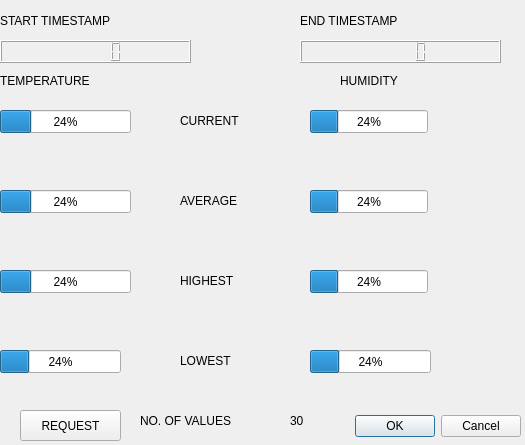
<?xml version="1.0" encoding="UTF-8"?>
<ui version="4.0">
 <class>Dialog</class>
 <widget class="QDialog" name="Dialog">
  <property name="geometry">
   <rect>
    <x>0</x>
    <y>0</y>
    <width>525</width>
    <height>445</height>
   </rect>
  </property>
  <property name="windowTitle">
   <string>Dialog</string>
  </property>
  <widget class="QDialogButtonBox" name="buttonBox">
   <property name="geometry">
    <rect>
     <x>180</x>
     <y>410</y>
     <width>341</width>
     <height>32</height>
    </rect>
   </property>
   <property name="orientation">
    <enum>Qt::Horizontal</enum>
   </property>
   <property name="standardButtons">
    <set>QDialogButtonBox::Cancel|QDialogButtonBox::Ok</set>
   </property>
  </widget>
  <widget class="QLCDNumber" name="lcdNumber">
   <property name="geometry">
    <rect>
     <x>0</x>
     <y>40</y>
     <width>191</width>
     <height>23</height>
    </rect>
   </property>
  </widget>
  <widget class="QLCDNumber" name="lcdNumber_2">
   <property name="geometry">
    <rect>
     <x>300</x>
     <y>40</y>
     <width>201</width>
     <height>23</height>
    </rect>
   </property>
  </widget>
  <widget class="QProgressBar" name="progressBar">
   <property name="geometry">
    <rect>
     <x>0</x>
     <y>110</y>
     <width>131</width>
     <height>23</height>
    </rect>
   </property>
   <property name="value">
    <number>24</number>
   </property>
  </widget>
  <widget class="QLabel" name="label">
   <property name="geometry">
    <rect>
     <x>0</x>
     <y>70</y>
     <width>121</width>
     <height>21</height>
    </rect>
   </property>
   <property name="text">
    <string>TEMPERATURE</string>
   </property>
  </widget>
  <widget class="QLabel" name="label_2">
   <property name="geometry">
    <rect>
     <x>340</x>
     <y>70</y>
     <width>101</width>
     <height>21</height>
    </rect>
   </property>
   <property name="text">
    <string>HUMIDITY</string>
   </property>
  </widget>
  <widget class="QProgressBar" name="progressBar_2">
   <property name="geometry">
    <rect>
     <x>0</x>
     <y>190</y>
     <width>131</width>
     <height>23</height>
    </rect>
   </property>
   <property name="value">
    <number>24</number>
   </property>
  </widget>
  <widget class="QProgressBar" name="progressBar_3">
   <property name="geometry">
    <rect>
     <x>310</x>
     <y>110</y>
     <width>118</width>
     <height>23</height>
    </rect>
   </property>
   <property name="value">
    <number>24</number>
   </property>
  </widget>
  <widget class="QProgressBar" name="progressBar_4">
   <property name="geometry">
    <rect>
     <x>310</x>
     <y>190</y>
     <width>118</width>
     <height>23</height>
    </rect>
   </property>
   <property name="value">
    <number>24</number>
   </property>
  </widget>
  <widget class="QProgressBar" name="progressBar_5">
   <property name="geometry">
    <rect>
     <x>0</x>
     <y>270</y>
     <width>131</width>
     <height>23</height>
    </rect>
   </property>
   <property name="value">
    <number>24</number>
   </property>
  </widget>
  <widget class="QProgressBar" name="progressBar_6">
   <property name="geometry">
    <rect>
     <x>310</x>
     <y>270</y>
     <width>118</width>
     <height>23</height>
    </rect>
   </property>
   <property name="value">
    <number>24</number>
   </property>
  </widget>
  <widget class="QProgressBar" name="progressBar_7">
   <property name="geometry">
    <rect>
     <x>0</x>
     <y>350</y>
     <width>121</width>
     <height>23</height>
    </rect>
   </property>
   <property name="value">
    <number>24</number>
   </property>
  </widget>
  <widget class="QProgressBar" name="progressBar_8">
   <property name="geometry">
    <rect>
     <x>310</x>
     <y>350</y>
     <width>121</width>
     <height>23</height>
    </rect>
   </property>
   <property name="value">
    <number>24</number>
   </property>
  </widget>
  <widget class="QLabel" name="label_3">
   <property name="geometry">
    <rect>
     <x>180</x>
     <y>110</y>
     <width>81</width>
     <height>21</height>
    </rect>
   </property>
   <property name="text">
    <string>CURRENT</string>
   </property>
  </widget>
  <widget class="QLabel" name="label_4">
   <property name="geometry">
    <rect>
     <x>180</x>
     <y>190</y>
     <width>81</width>
     <height>21</height>
    </rect>
   </property>
   <property name="text">
    <string>AVERAGE</string>
   </property>
  </widget>
  <widget class="QLabel" name="label_5">
   <property name="geometry">
    <rect>
     <x>180</x>
     <y>270</y>
     <width>67</width>
     <height>21</height>
    </rect>
   </property>
   <property name="text">
    <string>HIGHEST</string>
   </property>
  </widget>
  <widget class="QLabel" name="label_6">
   <property name="geometry">
    <rect>
     <x>180</x>
     <y>350</y>
     <width>67</width>
     <height>21</height>
    </rect>
   </property>
   <property name="text">
    <string>LOWEST</string>
   </property>
  </widget>
  <widget class="QPushButton" name="pushButton">
   <property name="geometry">
    <rect>
     <x>20</x>
     <y>410</y>
     <width>101</width>
     <height>31</height>
    </rect>
   </property>
   <property name="text">
    <string>REQUEST</string>
   </property>
  </widget>
  <widget class="QLabel" name="label_7">
   <property name="geometry">
    <rect>
     <x>0</x>
     <y>10</y>
     <width>191</width>
     <height>21</height>
    </rect>
   </property>
   <property name="text">
    <string>START TIMESTAMP</string>
   </property>
  </widget>
  <widget class="QLabel" name="label_8">
   <property name="geometry">
    <rect>
     <x>300</x>
     <y>10</y>
     <width>181</width>
     <height>21</height>
    </rect>
   </property>
   <property name="text">
    <string>END TIMESTAMP</string>
   </property>
  </widget>
  <widget class="QLabel" name="label_9">
   <property name="geometry">
    <rect>
     <x>290</x>
     <y>410</y>
     <width>67</width>
     <height>21</height>
    </rect>
   </property>
   <property name="text">
    <string>30</string>
   </property>
  </widget>
  <widget class="QLabel" name="label_10">
   <property name="geometry">
    <rect>
     <x>140</x>
     <y>410</y>
     <width>131</width>
     <height>21</height>
    </rect>
   </property>
   <property name="text">
    <string>NO. OF VALUES</string>
   </property>
  </widget>
 </widget>
 <resources/>
 <connections>
  <connection>
   <sender>buttonBox</sender>
   <signal>accepted()</signal>
   <receiver>Dialog</receiver>
   <slot>accept()</slot>
   <hints>
    <hint type="sourcelabel">
     <x>248</x>
     <y>254</y>
    </hint>
    <hint type="destinationlabel">
     <x>157</x>
     <y>274</y>
    </hint>
   </hints>
  </connection>
  <connection>
   <sender>buttonBox</sender>
   <signal>rejected()</signal>
   <receiver>Dialog</receiver>
   <slot>reject()</slot>
   <hints>
    <hint type="sourcelabel">
     <x>316</x>
     <y>260</y>
    </hint>
    <hint type="destinationlabel">
     <x>286</x>
     <y>274</y>
    </hint>
   </hints>
  </connection>
 </connections>
</ui>
